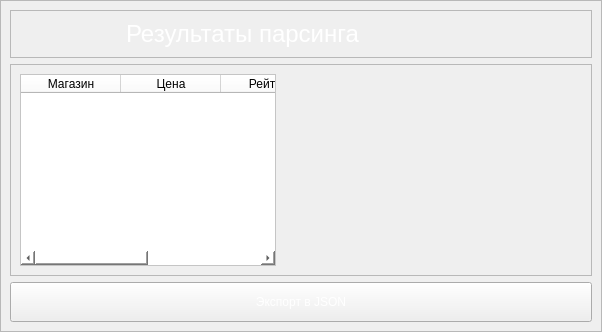
            <widget class="QWidget" name="page_table_parce">
             <layout class="QVBoxLayout" name="verticalLayout_15">
              <property name="spacing">
               <number>0</number>
              </property>
              <property name="leftMargin">
               <number>0</number>
              </property>
              <property name="topMargin">
               <number>0</number>
              </property>
              <property name="rightMargin">
               <number>0</number>
              </property>
              <property name="bottomMargin">
               <number>0</number>
              </property>
              <item>
               <widget class="QFrame" name="frame">
                <property name="frameShape">
                 <enum>QFrame::StyledPanel</enum>
                </property>
                <property name="frameShadow">
                 <enum>QFrame::Raised</enum>
                </property>
                <layout class="QVBoxLayout" name="verticalLayout_16">
                 <item>
                  <widget class="QFrame" name="header">
                   <property name="maximumSize">
                    <size>
                     <width>16777215</width>
                     <height>100</height>
                    </size>
                   </property>
                   <property name="frameShape">
                    <enum>QFrame::StyledPanel</enum>
                   </property>
                   <property name="frameShadow">
                    <enum>QFrame::Raised</enum>
                   </property>
                   <layout class="QHBoxLayout" name="horizontalLayout_4">
                    <item>
                     <widget class="QPushButton" name="back_but">
                      <property name="maximumSize">
                       <size>
                        <width>100</width>
                        <height>16777215</height>
                       </size>
                      </property>
                      <property name="cursor">
                       <cursorShape>CrossCursor</cursorShape>
                      </property>
                      <property name="styleSheet">
                       <string notr="true">color:white;
border:none;</string>
                      </property>
                      <property name="text">
                       <string/>
                      </property>
                      <property name="icon">
                       <iconset>
                        <normaloff>icons/arrow-left.svg</normaloff>icons/arrow-left.svg</iconset>
                      </property>
                      <property name="iconSize">
                       <size>
                        <width>35</width>
                        <height>35</height>
                       </size>
                      </property>
                     </widget>
                    </item>
                    <item>
                     <widget class="QLabel" name="label_7">
                      <property name="font">
                       <font>
                        <pointsize>18</pointsize>
                       </font>
                      </property>
                      <property name="styleSheet">
                       <string notr="true">color:white</string>
                      </property>
                      <property name="text">
                       <string>Результаты парсинга</string>
                      </property>
                      <property name="wordWrap">
                       <bool>true</bool>
                      </property>
                     </widget>
                    </item>
                   </layout>
                  </widget>
                 </item>
                 <item>
                  <widget class="QFrame" name="table_and_buttons">
                   <property name="maximumSize">
                    <size>
                     <width>850</width>
                     <height>16777215</height>
                    </size>
                   </property>
                   <property name="frameShape">
                    <enum>QFrame::StyledPanel</enum>
                   </property>
                   <property name="frameShadow">
                    <enum>QFrame::Raised</enum>
                   </property>
                   <layout class="QHBoxLayout" name="horizontalLayout_5">
                    <item>
                     <widget class="QTableWidget" name="tableWidget">
                      <property name="maximumSize">
                       <size>
                        <width>1000</width>
                        <height>16777215</height>
                       </size>
                      </property>
                      <property name="styleSheet">
                       <string notr="true">background-color:white;</string>
                      </property>
                      <column>
                       <property name="text">
                        <string>Магазин</string>
                       </property>
                      </column>
                      <column>
                       <property name="text">
                        <string>Цена</string>
                       </property>
                      </column>
                      <column>
                       <property name="text">
                        <string>Рейтинг</string>
                       </property>
                      </column>
                      <column>
                       <property name="text">
                        <string>Ссылка</string>
                       </property>
                      </column>
                     </widget>
                    </item>
                    <item>
                     <widget class="QLabel" name="label_guitar">
                      <property name="minimumSize">
                       <size>
                        <width>300</width>
                        <height>0</height>
                       </size>
                      </property>
                      <property name="text">
                       <string/>
                      </property>
                      <property name="pixmap">
                       <pixmap>guitars/FENDER SQUIER BULLET TREM BSB.png</pixmap>
                      </property>
                      <property name="scaledContents">
                       <bool>true</bool>
                      </property>
                     </widget>
                    </item>
                   </layout>
                  </widget>
                 </item>
                 <item>
                  <widget class="QPushButton" name="but_export">
                   <property name="minimumSize">
                    <size>
                     <width>0</width>
                     <height>40</height>
                    </size>
                   </property>
                   <property name="styleSheet">
                    <string notr="true">QPushButton {
color:white;
}
QPushButton:hover {
	background-color: rgb(61, 145, 255);
}</string>
                   </property>
                   <property name="text">
                    <string>Экспорт в JSON</string>
                   </property>
                   <property name="icon">
                    <iconset>
                     <normaloff>../../Downloads/save.png</normaloff>../../Downloads/save.png</iconset>
                   </property>
                  </widget>
                 </item>
                </layout>
               </widget>
              </item>
             </layout>
            </widget>
